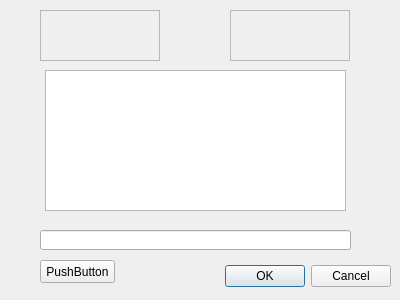
<?xml version="1.0" encoding="UTF-8"?>
<ui version="4.0">
 <class>Dialog</class>
 <widget class="QDialog" name="Dialog">
  <property name="geometry">
   <rect>
    <x>0</x>
    <y>0</y>
    <width>400</width>
    <height>300</height>
   </rect>
  </property>
  <property name="windowTitle">
   <string>Dialog</string>
  </property>
  <widget class="QDialogButtonBox" name="buttonBox">
   <property name="geometry">
    <rect>
     <x>220</x>
     <y>260</y>
     <width>171</width>
     <height>32</height>
    </rect>
   </property>
   <property name="orientation">
    <enum>Qt::Horizontal</enum>
   </property>
   <property name="standardButtons">
    <set>QDialogButtonBox::Cancel|QDialogButtonBox::Ok</set>
   </property>
  </widget>
  <widget class="QScrollArea" name="scrollArea">
   <property name="geometry">
    <rect>
     <x>40</x>
     <y>10</y>
     <width>120</width>
     <height>51</height>
    </rect>
   </property>
   <property name="widgetResizable">
    <bool>true</bool>
   </property>
   <widget class="QWidget" name="scrollAreaWidgetContents">
    <property name="geometry">
     <rect>
      <x>0</x>
      <y>0</y>
      <width>118</width>
      <height>49</height>
     </rect>
    </property>
   </widget>
  </widget>
  <widget class="QScrollArea" name="scrollArea_2">
   <property name="geometry">
    <rect>
     <x>230</x>
     <y>10</y>
     <width>120</width>
     <height>51</height>
    </rect>
   </property>
   <property name="widgetResizable">
    <bool>true</bool>
   </property>
   <widget class="QWidget" name="scrollAreaWidgetContents_2">
    <property name="geometry">
     <rect>
      <x>0</x>
      <y>0</y>
      <width>118</width>
      <height>49</height>
     </rect>
    </property>
   </widget>
  </widget>
  <widget class="QPushButton" name="pushButton">
   <property name="geometry">
    <rect>
     <x>40</x>
     <y>260</y>
     <width>75</width>
     <height>23</height>
    </rect>
   </property>
   <property name="text">
    <string>PushButton</string>
   </property>
  </widget>
  <widget class="QLineEdit" name="lineEdit">
   <property name="geometry">
    <rect>
     <x>40</x>
     <y>230</y>
     <width>311</width>
     <height>20</height>
    </rect>
   </property>
  </widget>
  <widget class="QTextBrowser" name="textBrowser">
   <property name="geometry">
    <rect>
     <x>45</x>
     <y>70</y>
     <width>301</width>
     <height>141</height>
    </rect>
   </property>
  </widget>
 </widget>
 <resources/>
 <connections>
  <connection>
   <sender>buttonBox</sender>
   <signal>accepted()</signal>
   <receiver>Dialog</receiver>
   <slot>accept()</slot>
   <hints>
    <hint type="sourcelabel">
     <x>248</x>
     <y>254</y>
    </hint>
    <hint type="destinationlabel">
     <x>157</x>
     <y>274</y>
    </hint>
   </hints>
  </connection>
  <connection>
   <sender>buttonBox</sender>
   <signal>rejected()</signal>
   <receiver>Dialog</receiver>
   <slot>reject()</slot>
   <hints>
    <hint type="sourcelabel">
     <x>316</x>
     <y>260</y>
    </hint>
    <hint type="destinationlabel">
     <x>286</x>
     <y>274</y>
    </hint>
   </hints>
  </connection>
 </connections>
</ui>
